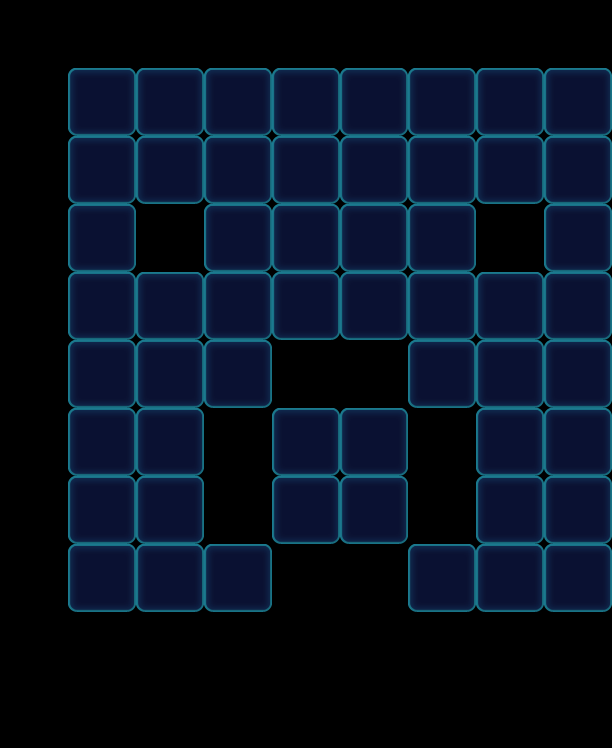

Tiled map render using the project's own tile images. Description and the map definition, with tile-layer contents summarised, below:
An orthogonal 9x11 tile map with 68x68 px tiles, 1 tile layer (Valid), 2 tilesets and 66 objects (44x Monster, 12x Factory_Normal, 6x Ice, 4x Boss).

<map version="1.0" orientation="orthogonal" width="9" height="11" tilewidth="68" tileheight="68">
 <tileset firstgid="1" name="game_grid1" tilewidth="68" tileheight="68">
  <image source="game_grid1.png" width="68" height="68" />
 </tileset>
 <tileset firstgid="2" name="map" tilewidth="68" tileheight="68">
  <image source="map.png" width="1024" height="1024" />
 </tileset>
 <layer name="Valid" width="9" height="11">
  <data>[99 cells, 54 non-empty, 1 distinct tile ids]</data>
 </layer>
 <objectgroup name="BottomObj" width="9" height="11" />
 <objectgroup name="MiddleObj" width="9" height="11">
  <object name="66" type="Monster" gid="17" x="68" y="204">
   <properties>
    <property name="Color" value="Purple" />
   </properties>
  </object>
  <object name="33" type="Monster" gid="3" x="68" y="612">
   <properties>
    <property name="Bubble" value="1" />
    <property name="Color" value="Green" />
   </properties>
  </object>
  <object name="32" type="Monster" gid="2" x="68" y="136">
   <properties>
    <property name="Color" value="Blue" />
   </properties>
  </object>
  <object name="32" type="Monster" gid="2" x="204" y="204">
   <properties>
    <property name="Bubble" value="1" />
    <property name="Color" value="Blue" />
   </properties>
  </object>
  <object name="32" type="Monster" gid="2" x="340" y="272">
   <properties>
    <property name="Bubble" value="1" />
    <property name="Color" value="Blue" />
   </properties>
  </object>
  <object name="32" type="Monster" gid="2" x="408" y="136">
   <properties>
    <property name="Color" value="Blue" />
   </properties>
  </object>
  <object name="32" type="Monster" gid="2" x="544" y="408">
   <properties>
    <property name="Color" value="Blue" />
   </properties>
  </object>
  <object name="32" type="Monster" gid="2" x="408" y="612">
   <properties>
    <property name="Color" value="Blue" />
   </properties>
  </object>
  <object name="32" type="Monster" gid="2" x="136" y="476">
   <properties>
    <property name="Bubble" value="1" />
    <property name="Color" value="Blue" />
   </properties>
  </object>
  <object name="33" type="Monster" gid="3" x="68" y="408">
   <properties>
    <property name="Color" value="Green" />
   </properties>
  </object>
  <object name="33" type="Monster" gid="3" x="272" y="340">
   <properties>
    <property name="Color" value="Green" />
   </properties>
  </object>
  <object name="33" type="Monster" gid="3" x="340" y="204">
   <properties>
    <property name="Color" value="Green" />
   </properties>
  </object>
  <object name="33" type="Monster" gid="3" x="544" y="136">
   <properties>
    <property name="Color" value="Green" />
   </properties>
  </object>
  <object name="33" type="Monster" gid="3" x="476" y="476">
   <properties>
    <property name="Color" value="Green" />
   </properties>
  </object>
  <object name="33" type="Monster" gid="3" x="544" y="612">
   <properties>
    <property name="Color" value="Green" />
   </properties>
  </object>
  <object name="66" type="Monster" gid="17" x="272" y="272">
   <properties>
    <property name="Color" value="Purple" />
   </properties>
  </object>
  <object name="66" type="Monster" gid="17" x="476" y="136">
   <properties>
    <property name="Color" value="Purple" />
   </properties>
  </object>
  <object name="66" type="Monster" gid="17" x="476" y="408">
   <properties>
    <property name="Bubble" value="1" />
    <property name="Color" value="Purple" />
   </properties>
  </object>
  <object name="66" type="Monster" gid="17" x="544" y="544">
   <properties>
    <property name="Color" value="Purple" />
   </properties>
  </object>
  <object name="66" type="Monster" gid="17" x="136" y="612">
   <properties>
    <property name="Color" value="Purple" />
   </properties>
  </object>
  <object name="66" type="Monster" gid="17" x="204" y="408">
   <properties>
    <property name="Color" value="Purple" />
   </properties>
  </object>
  <object name="65" type="Monster" gid="19" x="544" y="204">
   <properties>
    <property name="Bubble" value="1" />
    <property name="Color" value="Yellow" />
   </properties>
  </object>
  <object name="57" type="Monster" gid="18" x="68" y="272">
   <properties>
    <property name="Bubble" value="1" />
    <property name="Color" value="Pink" />
   </properties>
  </object>
  <object name="33" type="Monster" gid="3" x="544" y="272">
   <properties>
    <property name="Color" value="Green" />
   </properties>
  </object>
  <object name="33" type="Monster" gid="3" x="136" y="136">
   <properties>
    <property name="Color" value="Green" />
   </properties>
  </object>
  <object name="33" type="Monster" gid="3" x="340" y="136">
   <properties>
    <property name="Color" value="Green" />
   </properties>
  </object>
  <object name="66" type="Monster" gid="17" x="68" y="544">
   <properties>
    <property name="Color" value="Purple" />
   </properties>
  </object>
  <object name="66" type="Monster" gid="17" x="544" y="476">
   <properties>
    <property name="Color" value="Purple" />
   </properties>
  </object>
  <object name="57" type="Monster" gid="18" x="204" y="136">
   <properties>
    <property name="Color" value="Pink" />
   </properties>
  </object>
  <object name="57" type="Monster" gid="18" x="272" y="204">
   <properties>
    <property name="Color" value="Pink" />
   </properties>
  </object>
  <object name="57" type="Monster" gid="18" x="408" y="204">
   <properties>
    <property name="Color" value="Pink" />
   </properties>
  </object>
  <object name="57" type="Monster" gid="18" x="408" y="340">
   <properties>
    <property name="Color" value="Pink" />
   </properties>
  </object>
  <object name="57" type="Monster" gid="18" x="544" y="340">
   <properties>
    <property name="Bubble" value="1" />
    <property name="Color" value="Pink" />
   </properties>
  </object>
  <object name="57" type="Monster" gid="18" x="476" y="612">
   <properties>
    <property name="Color" value="Pink" />
   </properties>
  </object>
  <object name="57" type="Monster" gid="18" x="204" y="612">
   <properties>
    <property name="Color" value="Pink" />
   </properties>
  </object>
  <object name="57" type="Monster" gid="18" x="68" y="476">
   <properties>
    <property name="Color" value="Pink" />
   </properties>
  </object>
  <object name="57" type="Monster" gid="18" x="136" y="408">
   <properties>
    <property name="Color" value="Pink" />
   </properties>
  </object>
  <object name="65" type="Monster" gid="19" x="476" y="544">
   <properties>
    <property name="Bubble" value="1" />
    <property name="Color" value="Yellow" />
   </properties>
  </object>
  <object name="65" type="Monster" gid="19" x="408" y="408">
   <properties>
    <property name="Color" value="Yellow" />
   </properties>
  </object>
  <object name="65" type="Monster" gid="19" x="340" y="340">
   <properties>
    <property name="Color" value="Yellow" />
   </properties>
  </object>
  <object name="65" type="Monster" gid="19" x="204" y="340">
   <properties>
    <property name="Color" value="Yellow" />
   </properties>
  </object>
  <object name="65" type="Monster" gid="19" x="68" y="340">
   <properties>
    <property name="Color" value="Yellow" />
   </properties>
  </object>
  <object name="65" type="Monster" gid="19" x="136" y="544">
   <properties>
    <property name="Color" value="Yellow" />
   </properties>
  </object>
  <object name="65" type="Monster" gid="19" x="272" y="136">
   <properties>
    <property name="Color" value="Yellow" />
   </properties>
  </object>
 </objectgroup>
 <objectgroup color="#000000" name="TopObj" width="9" height="11">
  <object name="Ice" type="Ice" x="204" y="204" width="68" height="68">
   <properties>
    <property name="Layers" value="3" />
   </properties>
  </object>
  </objectgroup>
</map>
<!-- 21 of 66 objects omitted -->
